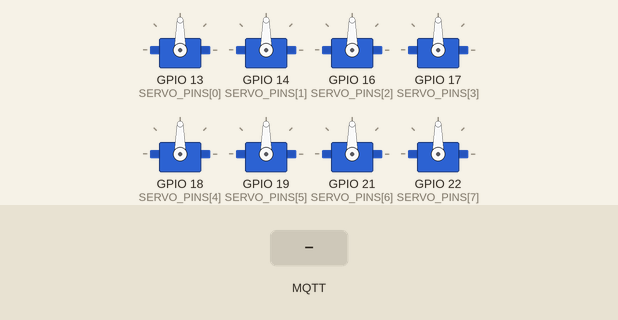
The sketch below on a simulated ESP32. Shown: 8 × servo. Inputs (shaded band) come from the test bench. WiFi joins after 1.5 s; servers stay silent unless stated; no MQTT or app messages arrive unless stated; what the sketch prints to the serial monitor is not drawn.

Above: at 2.7 s.
2.8 s: MQTT message "1" arrives on the first subscribed topic
At 3.14 s:
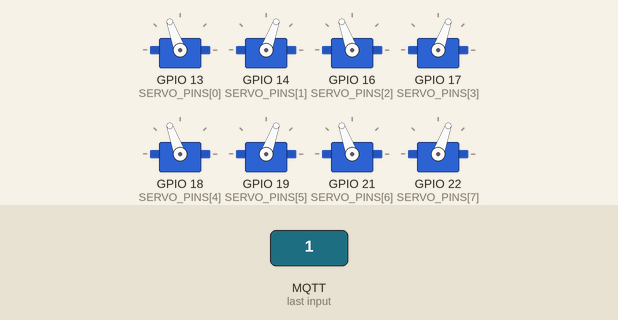
4.7 s: MQTT message "1" arrives on the second subscribed topic
At 5.6 s:
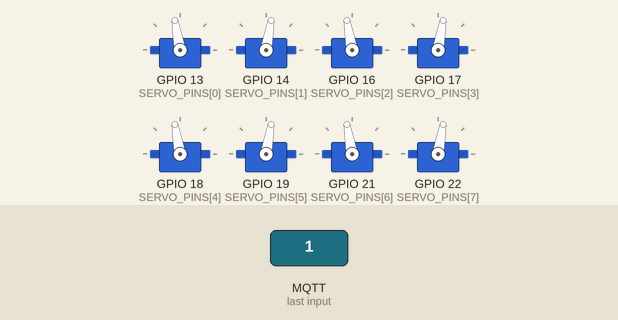
At 6.1 s:
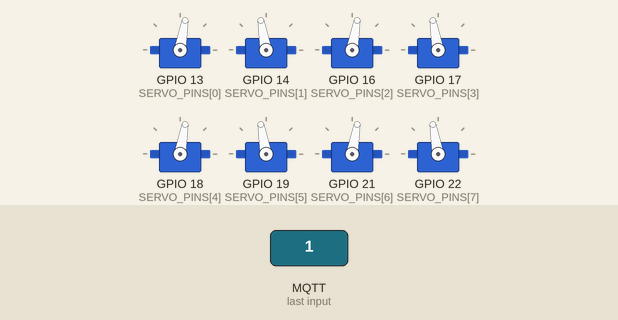
7.7 s: MQTT message "1" arrives on the third subscribed topic
Timing chart, 0 to 10.7 s (numbered marks = the images above; inputs shaded):
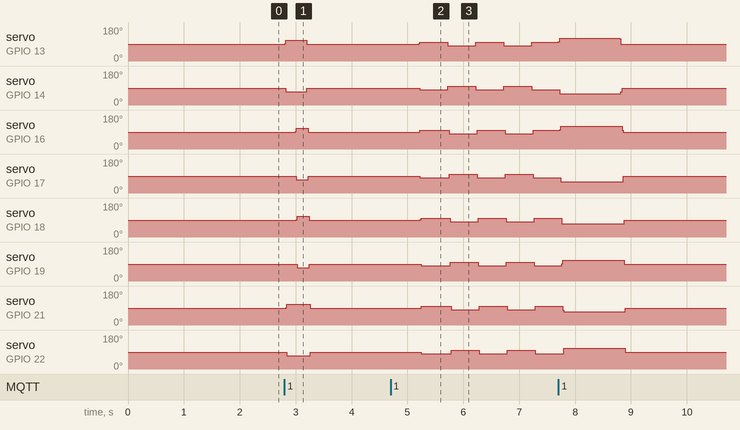

The sketch:

kame_esp32_firmware.ino
```cpp
/*
 =============================================================================
 desktop_pet_kame — ESP32 Firmware (Kame32 Robot)
 =============================================================================
 2026 Sürümü — Jarvis'in masadaki evcil hayvanı
 Kame32: Güncel tasarım — ESP32 + 8× SG90/MG90S

 🔒 LOKAL İZOLASYON:
    Bu firmware ÇİN BULUTU'na bağlanmaz. Sadece yerel MQTT broker'a
    (GL-MT3000) bağlanır. Hiçbir dış sunucuya istek göndermez.

 🧠 "BEYİNSİZ GÖVDE":
    Kame'nin kamera/mikrofonu YOK. Tüm zeka Jarvis'ten (Cloud VPS)
    MQTT komutları olarak gelir. Kame sadece komutları uygular.

 📡 MQTT TOPIC'LERİ (Dinler):
    kame/command/move   → {"dir": "forward", "steps": 3}
    kame/command/dance  → {"bpm": 120, "beat": 1}
    kame/command/pose    → {"pose": "bow"}
    kame/command/sit     → çömel
    kame/command/stand   → kalk

 📡 MQTT TOPIC'LERİ (Gönderir):
    kame/status/battery → {"level": 85}
    kame/status/alive   → {"heartbeat": 1}

 GEREKLİ KÜTÜPHANELER:
    Arduino IDE → Library Manager:
    - PubSubClient (MQTT)
    - ESP32Servo (ESP32 servo kontrolü — standart Servo.h ESP32'de çalışmaz)
    - ArduinoJson (JSON parse)
    - WiFi (ESP32 dahili)

 🔧 ESP32 KAME32 DONANIM:
    MCU: ESP32 DevKit V1 (38 pin — dual-core Xtensa LX6 240MHz)
    Servo: 8 × SG90/MG90S
    Pil: 2S LiPo 7.4V (voltage divider → GPIO34 ADC)
    WiFi: Dahili 2.4GHz

 =============================================================================
*/

#include <WiFi.h>
#include <PubSubClient.h>
#include <ESP32Servo.h>
#include <ArduinoJson.h>
#include <ESPmDNS.h>

// =============================================================================
// KONFIGÜRASYON
// =============================================================================

// WiFi — Sadece yerel ağ (GL-MT3000)
const char* WIFI_SSID = "GL-MT3000";
const char* WIFI_PASSWORD = "YOUR_WIFI_PASSWORD";

// MQTT — Yerel broker (ÇİN BULUTU YOK!)
const char* MQTT_BROKER = "gl-mt3000.local";
const int MQTT_PORT = 1883;
const char* MQTT_CLIENT_ID = "kame32-desktop-pet";

// Servo pin'leri (ESP32 DevKit V1 — 38 pin)
// Boot-safe pin'ler seçildi (strapping pin 0,2,5,12,15 kullanılmaz)
// 13,14,16,17,18,19,21,22 — hepsi PWM destekler
const int SERVO_PINS[8] = {13, 14, 16, 17, 18, 19, 21, 22};

// Servo kanal eşlemesi
// 0: Sol Ön Hip, 1: Sol Ön Knee
// 2: Sağ Ön Hip, 3: Sağ Ön Knee
// 4: Sol Arka Hip, 5: Sol Arka Knee
// 6: Sağ Arka Hip, 7: Sağ Arka Knee

// Servo orta pozisyon (derece)
const int SERVO_CENTER[8] = {90, 90, 90, 90, 90, 90, 90, 90};

// Hareket parametreleri
const int SERVO_MIN = 30;
const int SERVO_MAX = 150;
const int WALK_SPEED = 3;      // derece/adım
const int DANCE_SPEED = 5;     // derece/adım (dans daha hızlı)

// Batarya ölçüm (ESP32 ADC1 — GPIO34, input-only pin)
// ESP32 ADC 12-bit (0-4095), max 3.3V
// 2S LiPo 7.4V → voltage divider (R1=10k, R2=4.7k) → 7.4×4.7/14.7 ≈ 2.37V
const int BATTERY_PIN = 34;
const float BATTERY_FULL = 2930;   // 8.4V → 2.70V ADC → ~2930 (12-bit)
const float BATTERY_EMPTY = 2300;  // 6.6V → 2.11V ADC → ~2300

// =============================================================================
// GLOBAL DEĞİŞKENLER
// =============================================================================

Servo servos[8];
WiFiClient espClient;
PubSubClient mqtt(espClient);

unsigned long lastHeartbeat = 0;
unsigned long lastBatteryCheck = 0;
int currentPose[8] = {90, 90, 90, 90, 90, 90, 90, 90};

// Dans durumu
bool dancing = false;
int danceBpm = 120;
int danceBeat = 0;
unsigned long lastBeatTime = 0;

// =============================================================================
// KURULUM
// =============================================================================

void setup() {
  Serial.begin(115200);
  Serial.println("\n=== Kame32 Desktop Pet (ESP32) ===");

  // ESP32 Servo timer ayarı (ESP32Servo kütüphanesi)
  ESP32PWM::allocateTimer(0);
  ESP32PWM::allocateTimer(1);
  ESP32PWM::allocateTimer(2);
  ESP32PWM::allocateTimer(3);

  // Servo'ları başlat
  for (int i = 0; i < 8; i++) {
    servos[i].setPeriodHertz(50);  // Standart 50Hz servo
    servos[i].attach(SERVO_PINS[i], 500, 2400);  // Min/max PWM µs
    servos[i].write(SERVO_CENTER[i]);
    currentPose[i] = SERVO_CENTER[i];
  }
  Serial.println("8 servo başlatıldı (ESP32)");

  // ADC çözünürlüğü (ESP32 12-bit)
  analogReadResolution(12);
  analogSetAttenuation(ADC_11db);  // 0-3.3V tam aralık

  // WiFi bağlan
  WiFi.mode(WIFI_STA);  // Sadece istemci (AP kapalı)
  WiFi.begin(WIFI_SSID, WIFI_PASSWORD);

  Serial.print("WiFi bağlanıyor");
  while (WiFi.status() != WL_CONNECTED) {
    delay(500);
    Serial.print(".");
  }
  Serial.println("\nWiFi bağlandı: " + WiFi.localIP().toString());

  // mDNS (kame32.local)
  if (MDNS.begin("kame32")) {
    Serial.println("mDNS: kame32.local");
  }

  // MQTT kur
  mqtt.setServer(MQTT_BROKER, MQTT_PORT);
  mqtt.setCallback(mqttCallback);
  mqtt.setBufferSize(512);

  Serial.println("Kame32 hazır — MQTT bekleniyor...");
}

// =============================================================================
// ANA DÖNGÜ
// =============================================================================

void loop() {
  // MQTT bağlantısı
  if (!mqtt.connected()) {
    mqttReconnect();
  }
  mqtt.loop();

  // Heartbeat (her 5 sn)
  if (millis() - lastHeartbeat > 5000) {
    lastHeartbeat = millis();
    mqtt.publish("kame/status/alive", "{\"heartbeat\":1}");
  }

  // Batarya kontrolü (her 30 sn)
  if (millis() - lastBatteryCheck > 30000) {
    lastBatteryCheck = millis();
    checkBattery();
  }

  // Dans modu aktifse ritim beklet
  if (dancing) {
    danceLoop();
  }
}

// =============================================================================
// MQTT
// =============================================================================

void mqttReconnect() {
  while (!mqtt.connected()) {
    Serial.print("MQTT bağlanıyor: ");
    if (mqtt.connect(MQTT_CLIENT_ID)) {
      Serial.println("bağlandı");
      mqtt.subscribe("kame/command/move");
      mqtt.subscribe("kame/command/dance");
      mqtt.subscribe("kame/command/pose");
      mqtt.subscribe("kame/command/sit");
      mqtt.subscribe("kame/command/stand");
      mqtt.publish("kame/status/alive", "{\"heartbeat\":1}");
    } else {
      Serial.print("hata, rc=");
      Serial.print(mqtt.state());
      delay(2000);
    }
  }
}

void mqttCallback(char* topic, byte* payload, unsigned int length) {
  StaticJsonDocument<256> doc;
  DeserializationError error = deserializeJson(doc, payload, length);

  if (error) {
    Serial.println("JSON parse hatası");
    return;
  }

  String topicStr = String(topic);
  Serial.print("MQTT: ");
  Serial.println(topicStr);

  if (topicStr == "kame/command/move") {
    String dir = doc["dir"] | "forward";
    int steps = doc["steps"] | 1;
    moveRobot(dir, steps);
  }
  else if (topicStr == "kame/command/dance") {
    danceBpm = doc["bpm"] | 120;
    danceBeat = doc["beat"] | 0;
    dancing = true;
    lastBeatTime = millis();
  }
  else if (topicStr == "kame/command/pose") {
    String pose = doc["pose"] | "bow";
    strikePose(pose);
  }
  else if (topicStr == "kame/command/sit") {
    sitDown();
  }
  else if (topicStr == "kame/command/stand") {
    standUp();
  }
}

// =============================================================================
// HAREKET FONKSİYONLARI
// =============================================================================

void moveServo(int channel, int angle) {
  angle = constrain(angle, SERVO_MIN, SERVO_MAX);
  // Yumuşak hareket
  int from = currentPose[channel];
  int to = angle;
  int step = (to > from) ? 1 : -1;
  for (int a = from; a != to; a += step) {
    servos[channel].write(a);
    delayMicroseconds(500);  // 0.5ms per derece → ~90ms for 180°
  }
  servos[channel].write(to);
  currentPose[channel] = to;
}

void moveAllServos(int angles[8]) {
  for (int i = 0; i < 8; i++) {
    moveServo(i, angles[i]);
  }
}

// --- STAND (Dik Dur) ---
void standUp() {
  Serial.println("Kalk");
  int pose[8] = {90, 90, 90, 90, 90, 90, 90, 90};
  moveAllServos(pose);
}

// --- SIT (Çömel) ---
void sitDown() {
  Serial.println("Çömel");
  // Ön bacaklar dik, arka bacaklar bükülü
  int pose[8] = {90, 90, 90, 90, 70, 110, 70, 110};
  moveAllServos(pose);
  dancing = false;
}

// --- WALK (Yürü) ---
void moveRobot(String dir, int steps) {
  Serial.println("Yürü: " + dir + " " + String(steps) + " adım");
  dancing = false;

  for (int s = 0; s < steps; s++) {
    if (dir == "forward") {
      walkForward();
    } else if (dir == "backward") {
      walkBackward();
    } else if (dir == "left") {
      turnLeft();
    } else if (dir == "right") {
      turnRight();
    }
    delay(100);
  }
}

// Diagonal gait — sol ön + sağ arka, sonra sağ ön + sol arka
void walkForward() {
  // Faz 1: Sol ön + sağ arka yukarı ve ileri
  moveServo(0, 110);  // Sol ön hip ileri
  moveServo(1, 70);   // Sol ön knee yukarı
  moveServo(6, 110);  // Sağ arka hip ileri
  moveServo(7, 70);   // Sağ arka knee yukarı
  delay(150);

  // Faz 2: Sağ ön + sol arka yukarı ve ileri
  moveServo(2, 110);  // Sağ ön hip ileri
  moveServo(3, 70);   // Sağ ön knee yukarı
  moveServo(4, 110);  // Sol arka hip ileri
  moveServo(5, 70);   // Sol arka knee yukarı
  delay(150);

  // Merkez
  standUp();
}

void walkBackward() {
  // Ters yön
  moveServo(0, 70); moveServo(1, 110);
  moveServo(6, 70); moveServo(7, 110);
  delay(150);
  moveServo(2, 70); moveServo(3, 110);
  moveServo(4, 70); moveServo(5, 110);
  delay(150);
  standUp();
}

void turnLeft() {
  // Sol bacaklar geri, sağ bacaklar ileri
  moveServo(0, 70); moveServo(4, 70);
  moveServo(2, 110); moveServo(6, 110);
  delay(200);
  standUp();
}

void turnRight() {
  moveServo(0, 110); moveServo(4, 110);
  moveServo(2, 70); moveServo(6, 70);
  delay(200);
  standUp();
}

// --- DANCE (Dans) ---
// Müzik BPM'ine göre senkron çömelme + ayak vurma
void danceLoop() {
  // BPM → beat süresi (ms)
  float beatInterval = 60000.0 / danceBpm;  // 120 BPM → 500ms

  if (millis() - lastBeatTime > beatInterval) {
    lastBeatTime = millis();
    danceBeat++;

    if (danceBeat % 2 == 0) {
      // Çift beat: çömel (bass drop)
      int pose[8] = {80, 100, 80, 100, 80, 100, 80, 100};
      moveAllServos(pose);
    } else {
      // Tek beat: kalk + ayak vuru
      int pose[8] = {100, 80, 100, 80, 100, 80, 100, 80};
      moveAllServos(pose);
    }

    // 4 beat'te bir "spin" (dönüş)
    if (danceBeat % 8 == 0) {
      turnLeft();
    }
  }
}

// --- POSE (Poz Ver) ---
void strikePose(String pose) {
  Serial.println("Poz: " + pose);
  dancing = false;

  if (pose == "bow") {
    // Baş eğme — ön bacaklar uzat, gövde alçalt
    moveServo(0, 120);  // Sol ön hip ileri
    moveServo(1, 60);   // Sol ön knee uzat
    moveServo(2, 120);  // Sağ ön hip ileri
    moveServo(3, 60);   // Sağ ön knee uzat
    moveServo(4, 70);   // Sol arka hip geri
    moveServo(5, 110);  // Sol arka knee bük
    moveServo(6, 70);   // Sağ arka hip geri
    moveServo(7, 110);  // Sağ arka knee bük
    delay(1000);
    standUp();
  }
  else if (pose == "wave") {
    // Tek ön bacak kaldır
    moveServo(1, 30);  // Sol ön knee yukarı kaldır
    delay(500);
    for (int i = 0; i < 3; i++) {
      moveServo(0, 70);
      delay(200);
      moveServo(0, 110);
      delay(200);
    }
    standUp();
  }
  else if (pose == "tilt") {
    // Gövde yana eğ
    moveServo(0, 100); moveServo(2, 80);
    moveServo(4, 100); moveServo(6, 80);
    delay(500);
    standUp();
  }
}

// =============================================================================
// BATARYA
// =============================================================================

void checkBattery() {
  // ESP32 ADC 12-bit (0-4095)
  int raw = analogRead(BATTERY_PIN);
  float level = map(raw, (int)BATTERY_EMPTY, (int)BATTERY_FULL, 0, 100);
  level = constrain(level, 0, 100);

  String payload = "{\"level\":" + String((int)level) + "}";
  mqtt.publish("kame/status/battery", payload.c_str());

  Serial.println("Batarya: " + String((int)level) + "% (ADC: " + String(raw) + ")");

  // Şarj azsa uyar
  if (level < 20) {
    mqtt.publish("kame/status/battery", "{\"level\":0,\"low\":true}");
  }
}
```

Measured:
- after the input at 2.8 s, servo on GPIO 13 (SERVO_PINS[0]): 90° → 110° at once, → 90° 0.38 s later; servo on GPIO 14 (SERVO_PINS[1]): 90° → 70° at once, → 90° 0.38 s later
- after the input at 4.7 s, servo on GPIO 13 (SERVO_PINS[0]): 90° → 91° after 0.50 s, then repeats every 1.0 s: 100° 0.48 s, 99° 0.02 s, 80° 0.48 s, 81° 0.02 s; servo on GPIO 14 (SERVO_PINS[1]): alternates 100° for 0.50 s and 80° for 0.50 s, starting after 0.52 s
